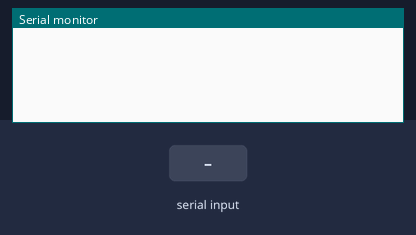
The sketch below on a simulated Arduino Uno, built with avr-gcc and run on an emulated ATmega328P. Parts: the last lines printed to the serial monitor. The test bench sets the inputs (shaded band).

Above: at 1.2 s.
1.3 s: "5" received over Serial
At 2.5 s:
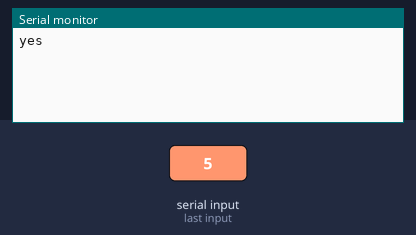
2.8 s: "1" received over Serial
At 3.9 s:
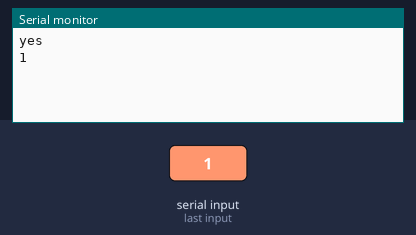

The sketch:

arduinofrompython.ino
```cpp
int x;
void setup() {
 Serial.begin(115200);
 Serial.setTimeout(1);
}
void loop() {
 while (!Serial.available());
 x = Serial.read();
 if(x == '5'){
   Serial.write("yes");

 } else {
 Serial.write(x);
 }
 Serial.println();
}
```

Measured:
- after the input at 1.3 s, the serial monitor: prints a new line at once (image 1)
- after the input at 2.8 s, the serial monitor: prints a new line at once (image 2)
